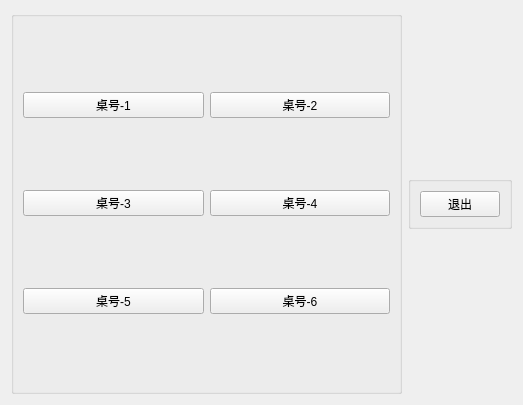
<?xml version="1.0" encoding="UTF-8"?>
<ui version="4.0">
 <class>RestaurantCheckstandForm</class>
 <widget class="QWidget" name="RestaurantCheckstandForm">
  <property name="geometry">
   <rect>
    <x>0</x>
    <y>0</y>
    <width>523</width>
    <height>405</height>
   </rect>
  </property>
  <property name="windowTitle">
   <string>Form</string>
  </property>
  <layout class="QHBoxLayout" name="horizontalLayout">
   <item>
    <widget class="QGroupBox" name="groupBox_2">
     <property name="title">
      <string/>
     </property>
     <layout class="QGridLayout" name="gridLayout">
      <item row="1" column="0">
       <widget class="QPushButton" name="pushButton_4">
        <property name="text">
         <string>桌号-3</string>
        </property>
       </widget>
      </item>
      <item row="0" column="0">
       <widget class="QPushButton" name="pushButton_2">
        <property name="text">
         <string>桌号-1</string>
        </property>
       </widget>
      </item>
      <item row="0" column="1">
       <widget class="QPushButton" name="pushButton_3">
        <property name="text">
         <string>桌号-2</string>
        </property>
       </widget>
      </item>
      <item row="1" column="1">
       <widget class="QPushButton" name="pushButton_5">
        <property name="text">
         <string>桌号-4</string>
        </property>
       </widget>
      </item>
      <item row="2" column="0">
       <widget class="QPushButton" name="pushButton_6">
        <property name="text">
         <string>桌号-5</string>
        </property>
       </widget>
      </item>
      <item row="2" column="1">
       <widget class="QPushButton" name="pushButton_7">
        <property name="text">
         <string>桌号-6</string>
        </property>
       </widget>
      </item>
     </layout>
    </widget>
   </item>
   <item>
    <widget class="QGroupBox" name="groupBox">
     <property name="title">
      <string/>
     </property>
     <layout class="QVBoxLayout" name="verticalLayout">
      <property name="sizeConstraint">
       <enum>QLayout::SetFixedSize</enum>
      </property>
      <item>
       <widget class="QPushButton" name="pushButton">
        <property name="maximumSize">
         <size>
          <width>100</width>
          <height>16777215</height>
         </size>
        </property>
        <property name="text">
         <string>退出</string>
        </property>
       </widget>
      </item>
     </layout>
    </widget>
   </item>
  </layout>
 </widget>
 <resources/>
 <connections/>
</ui>
